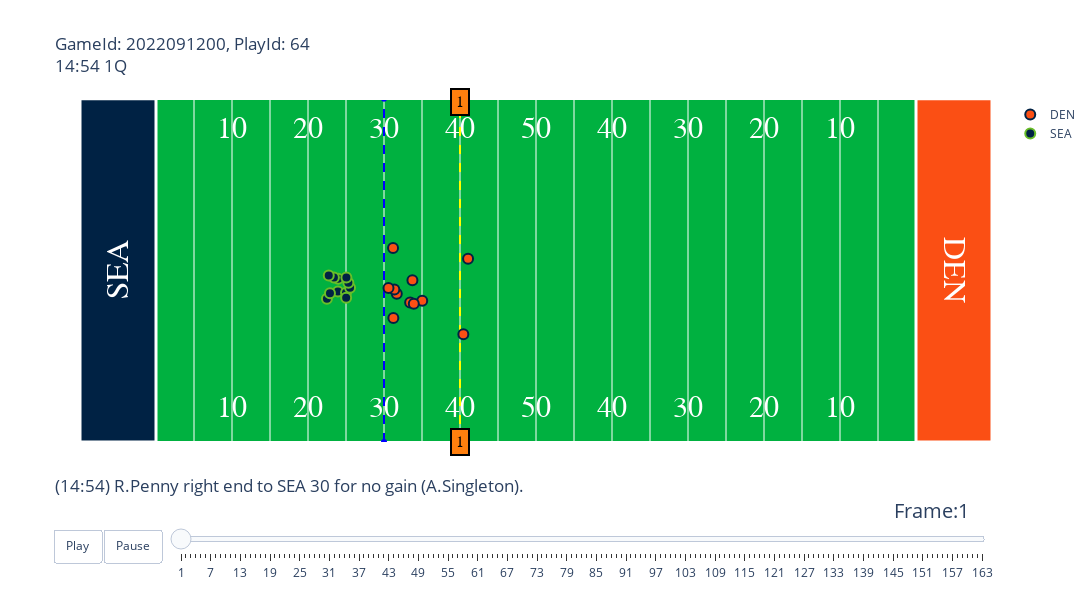

Notebook cell for this chart:
### Code cell
animate.animate_play(games, tracking_df, play_df, players, gid, pid)

### Figure 1 — Plotly figure (JSON) as saved in the notebook; plotly's stock layout.template omitted (floating-point values rounded to 4 significant figures)
{"data": [{"hoverinfo": "none", "mode": "text", "showlegend": false, "text": ["10", "20", "30", "40", "50", "40", "30", "20", "10"], "textfont": {"color": "#ffffff", "family": "Courier New, monospace", "size": 30}, "type": "scatter", "x": [20, 30, 40, 50, 60, 70, 80, 90, 100], "y": [5, 5, 5, 5, 5, 5, 5, 5, 5]}, {"hoverinfo": "none", "mode": "text", "showlegend": false, "text": ["10", "20", "30", "40", "50", "40", "30", "20", "10"], "textfont": {"color": "#ffffff", "family": "Courier New, monospace", "size": 30}, "type": "scatter", "x": [20, 30, 40, 50, 60, 70, 80, 90, 100], "y": [48.5, 48.5, 48.5, 48.5, 48.5, 48.5, 48.5, 48.5, 48.5]}, {"hoverinfo": "none", "line": {"color": "blue", "dash": "dash"}, "showlegend": false, "type": "scatter", "x": [40, 40], "y": [0, 53.5]}, {"hoverinfo": "none", "line": {"color": "yellow", "dash": "dash"}, "showlegend": false, "type": "scatter", "x": [50, 50], "y": [0, 53.5]}, {"fill": "toself", "fillcolor": "#002244", "hoverinfo": "skip", "line": {"color": "white", "width": 3}, "mode": "lines", "opacity": 1, "showlegend": false, "type": "scatter", "x": [0, 0, 10, 10, 0], "y": [0, 53.5, 53.5, 0, 0]}, {"fill": "toself", "fillcolor": "#FB4F14", "hoverinfo": "skip", "line": {"color": "white", "width": 3}, "mode": "lines", "opacity": 1, "showlegend": false, "type": "scatter", "x": [110, 110, 120, 120, 110], "y": [0, 53.5, 53.5, 0, 0]}, {"hoverinfo": "text", "hovertext": ["nflId:35459<br>displayName:Kareem Jackson<br>Player Speed:1.611 MPH", "nflId:42393<br>displayName:Ronald Darby<br>Player Speed:3.109 MPH", "nflId:42403<br>displayName:Randy Gregory<br>Player Speed:0.962 MPH", "nflId:42826<br>displayName:DeShawn Williams<br>Player Speed:0.134 MPH", "nflId:42929<br>displayName:Alex Singleton<br>Player Speed:1.275 MPH", "nflId:43387<br>displayName:Justin Simmons<br>Player Speed:0.582 MPH", "nflId:45011<br>displayName:D.J. Jones<br>Player Speed:0.045 MPH", "nflId:46074<br>displayName:Bradley Chubb<br>Player Speed:0.268 MPH", "nflId:47854<br>displayName:Dre'Mont Jones<br>Player Speed:0.38 MPH", "nflId:52706<br>displayName:Jonas Griffith<br>Player Speed:0.492 MPH", "nflId:53438<br>displayName:Patrick Surtain<br>Player Speed:5.324 MPH"], "marker": {"color": "#FB4F14", "line": {"color": "#002244", "width": 2}, "size": 10}, "mode": "markers", "name": "DEN", "type": "scatter", "x": [51.06, 45.03, 41.23, 41.68, 43.74, 50.44, 41.36, 41.19, 40.59, 43.44, 43.92], "y": [28.55, 22.02, 19.31, 23.09, 25.21, 16.8, 23.75, 30.22, 23.99, 21.74, 21.53]}, {"hoverinfo": "text", "hovertext": ["nflId:39987<br>displayName:Geno Smith<br>Player Speed:0.693 MPH", "nflId:41310<br>displayName:Gabe Jackson<br>Player Speed:1.7 MPH", "nflId:42412<br>displayName:Tyler Lockett<br>Player Speed:5.973 MPH", "nflId:43537<br>displayName:Austin Blythe<br>Player Speed:3.4 MPH", "nflId:46096<br>displayName:Rashaad Penny<br>Player Speed:1.767 MPH", "nflId:46189<br>displayName:Will Dissly<br>Player Speed:0.984 MPH", "nflId:47803<br>displayName:Noah Fant<br>Player Speed:2.729 MPH", "nflId:47847<br>displayName:DK Metcalf<br>Player Speed:6.465 MPH", "nflId:47907<br>displayName:Phil Haynes<br>Player Speed:2.394 MPH", "nflId:54474<br>displayName:Charles Cross<br>Player Speed:2.841 MPH", "nflId:54537<br>displayName:Abraham Lucas<br>Player Speed:2.796 MPH"], "marker": {"color": "#002244", "line": {"color": "#69BE28", "width": 2}, "size": 10}, "mode": "markers", "name": "SEA", "type": "scatter", "x": [33.94, 35, 32.49, 35.53, 32.89, 33.97, 33.41, 32.73, 35.31, 35.05, 35.02], "y": [23.46, 23.25, 22.32, 24.05, 23.2, 25.45, 25.62, 25.94, 24.83, 25.65, 22.47]}], "layout": {"annotations": [{"align": "center", "bgcolor": "#ff7f0e", "bordercolor": "black", "borderpad": 4, "borderwidth": 2, "font": {"color": "black", "family": "Courier New, monospace", "size": 16}, "opacity": 1, "showarrow": false, "text": "1", "x": 50, "y": 0}, {"align": "center", "bgcolor": "#ff7f0e", "bordercolor": "black", "borderpad": 4, "borderwidth": 2, "font": {"color": "black", "family": "Courier New, monospace", "size": 16}, "opacity": 1, "showarrow": false, "text": "1", "x": 50, "y": 53}, {"font": {"color": "White", "family": "Courier New, monospace", "size": 32}, "showarrow": false, "text": "SEA", "textangle": -90, "x": 5, "y": 26.75}, {"font": {"color": "White", "family": "Courier New, monospace", "size": 32}, "showarrow": false, "text": "DEN", "textangle": 90, "x": 115, "y": 26.75}], "autosize": false, "height": 600, "plot_bgcolor": "#00B140", "sliders": [{"active": 0, "currentvalue": {"font": {"size": 20}, "prefix": "Frame:", "visible": true, "xanchor": "right"}, "len": 0.9, "pad": {"b": 10, "t": 50}, "steps": [{"args": [[1], {"frame": {"duration": 100, "redraw": false}, "mode": "immediate", "transition": {"duration": 0}}], "label": "1", "method": "animate"}, {"args": [[2], {"frame": {"duration": 100, "redraw": false}, "mode": "immediate", "transition": {"duration": 0}}], "label": "2", "method": "animate"}, {"args": [[3], {"frame": {"duration": 100, "redraw": false}, "mode": "immediate", "transition": {"duration": 0}}], "label": "3", "method": "animate"}, {"args": [[4], {"frame": {"duration": 100, "redraw": false}, "mode": "immediate", "transition": {"duration": 0}}], "label": "4", "method": "animate"}, {"args": [[5], {"frame": {"duration": 100, "redraw": false}, "mode": "immediate", "transition": {"duration": 0}}], "label": "5", "method": "animate"}, {"args": [[6], {"frame": {"duration": 100, "redraw": false}, "mode": "immediate", "transition": {"duration": 0}}], "label": "6", "method": "animate"}, {"args": [[7], {"frame": {"duration": 100, "redraw": false}, "mode": "immediate", "transition": {"duration": 0}}], "label": "7", "method": "animate"}, {"args": [[8], {"frame": {"duration": 100, "redraw": false}, "mode": "immediate", "transition": {"duration": 0}}], "label": "8", "method": "animate"}, {"args": [[9], {"frame": {"duration": 100, "redraw": false}, "mode": "immediate", "transition": {"duration": 0}}], "label": "9", "method": "animate"}, {"args": [[10], {"frame": {"duration": 100, "redraw": false}, "mode": "immediate", "transition": {"duration": 0}}], "label": "10", "method": "animate"}, {"args": [[11], {"frame": {"duration": 100, "redraw": false}, "mode": "immediate", "transition": {"duration": 0}}], "label": "11", "method": "animate"}, {"args": [[12], {"frame": {"duration": 100, "redraw": false}, "mode": "immediate", "transition": {"duration": 0}}], "label": "12", "method": "animate"}, {"args": [[13], {"frame": {"duration": 100, "redraw": false}, "mode": "immediate", "transition": {"duration": 0}}], "label": "13", "method": "animate"}, {"args": [[14], {"frame": {"duration": 100, "redraw": false}, "mode": "immediate", "transition": {"duration": 0}}], "label": "14", "method": "animate"}, {"args": [[15], {"frame": {"duration": 100, "redraw": false}, "mode": "immediate", "transition": {"duration": 0}}], "label": "15", "method": "animate"}, {"args": [[16], {"frame": {"duration": 100, "redraw": false}, "mode": "immediate", "transition": {"duration": 0}}], "label": "16", "method": "animate"}, {"args": [[17], {"frame": {"duration": 100, "redraw": false}, "mode": "immediate", "transition": {"duration": 0}}], "label": "17", "method": "animate"}, {"args": [[18], {"frame": {"duration": 100, "redraw": false}, "mode": "immediate", "transition": {"duration": 0}}], "label": "18", "method": "animate"}, {"args": [[19], {"frame": {"duration": 100, "redraw": false}, "mode": "immediate", "transition": {"duration": 0}}], "label": "19", "method": "animate"}, {"args": [[20], {"frame": {"duration": 100, "redraw": false}, "mode": "immediate", "transition": {"duration": 0}}], "label": "20", "method": "animate"}, {"args": [[21], {"frame": {"duration": 100, "redraw": false}, "mode": "immediate", "transition": {"duration": 0}}], "label": "21", "method": "animate"}, {"args": [[22], {"frame": {"duration": 100, "redraw": false}, "mode": "immediate", "transition": {"duration": 0}}], "label": "22", "method": "animate"}, {"args": [[23], {"frame": {"duration": 100, "redraw": false}, "mode": "immediate", "transition": {"duration": 0}}], "label": "23", "method": "animate"}, {"args": [[24], {"frame": {"duration": 100, "redraw": false}, "mode": "immediate", "transition": {"duration": 0}}], "label": "24", "method": "animate"}, {"args": [[25], {"frame": {"duration": 100, "redraw": false}, "mode": "immediate", "transition": {"duration": 0}}], "label": "25", "method": "animate"}, {"args": [[26], {"frame": {"duration": 100, "redraw": false}, "mode": "immediate", "transition": {"duration": 0}}], "label": "26", "method": "animate"}, {"args": [[27], {"frame": {"duration": 100, "redraw": false}, "mode": "immediate", "transition": {"duration": 0}}], "label": "27", "method": "animate"}, {"args": [[28], {"frame": {"duration": 100, "redraw": false}, "mode": "immediate", "transition": {"duration": 0}}], "label": "28", "method": "animate"}, {"args": [[29], {"frame": {"duration": 100, "redraw": false}, "mode": "immediate", "transition": {"duration": 0}}], "label": "29", "method": "animate"}, {"args": [[30], {"frame": {"duration": 100, "redraw": false}, "mode": "immediate", "transition": {"duration": 0}}], "label": "30", "method": "animate"}, {"args": [[31], {"frame": {"duration": 100, "redraw": false}, "mode": "immediate", "transition": {"duration": 0}}], "label": "31", "method": "animate"}, {"args": [[32], {"frame": {"duration": 100, "redraw": false}, "mode": "immediate", "transition": {"duration": 0}}], "label": "32", "method": "animate"}, {"args": [[33], {"frame": {"duration": 100, "redraw": false}, "mode": "immediate", "transition": {"duration": 0}}], "label": "33", "method": "animate"}, {"args": [[34], {"frame": {"duration": 100, "redraw": false}, "mode": "immediate", "transition": {"duration": 0}}], "label": "34", "method": "animate"}, {"args": [[35], {"frame": {"duration": 100, "redraw": false}, "mode": "immediate", "transition": {"duration": 0}}], "label": "35", "method": "animate"}, {"args": [[36], {"frame": {"duration": 100, "redraw": false}, "mode": "immediate", "transition": {"duration": 0}}], "label": "36", "method": "animate"}, {"args": [[37], {"frame": {"duration": 100, "redraw": false}, "mode": "immediate", "transition": {"duration": 0}}], "label": "37", "method": "animate"}, {"args": [[38], {"frame": {"duration": 100, "redraw": false}, "mode": "immediate", "transition": {"duration": 0}}], "label": "38", "method": "animate"}, {"args": [[39], {"frame": {"duration": 100, "redraw": false}, "mode": "immediate", "transition": {"duration": 0}}], "label": "39", "method": "animate"}, {"args": [[40], {"frame": {"duration": 100, "redraw": false}, "mode": "immediate", "transition": {"duration": 0}}], "label": "40", "method": "animate"}, {"args": [[41], {"frame": {"duration": 100, "redraw": false}, "mode": "immediate", "transition": {"duration": 0}}], "label": "41", "method": "animate"}, {"args": [[42], {"frame": {"duration": 100, "redraw": false}, "mode": "immediate", "transition": {"duration": 0}}], "label": "42", "method": "animate"}, {"args": [[43], {"frame": {"duration": 100, "redraw": false}, "mode": "immediate", "transition": {"duration": 0}}], "label": "43", "method": "animate"}, {"args": [[44], {"frame": {"duration": 100, "redraw": false}, "mode": "immediate", "transition": {"duration": 0}}], "label": "44", "method": "animate"}, {"args": [[45], {"frame": {"duration": 100, "redraw": false}, "mode": "immediate", "transition": {"duration": 0}}], "label": "45", "method": "animate"}, {"args": [[46], {"frame": {"duration": 100, "redraw": false}, "mode": "immediate", "transition": {"duration": 0}}], "label": "46", "method": "animate"}, {"args": [[47], {"frame": {"duration": 100, "redraw": false}, "mode": "immediate", "transition": {"duration": 0}}], "label": "47", "method": "animate"}, {"args": [[48], {"frame": {"duration": 100, "redraw": false}, "mode": "immediate", "transition": {"duration": 0}}], "label": "48", "method": "animate"}, {"args": [[49], {"frame": {"duration": 100, "redraw": false}, "mode": "immediate", "transition": {"duration": 0}}], "label": "49", "method": "animate"}, {"args": [[50], {"frame": {"duration": 100, "redraw": false}, "mode": "immediate", "transition": {"duration": 0}}], "label": "50", "method": "animate"}, {"args": [[51], {"frame": {"duration": 100, "redraw": false}, "mode": "immediate", "transition": {"duration": 0}}], "label": "51", "method": "animate"}, {"args": [[52], {"frame": {"duration": 100, "redraw": false}, "mode": "immediate", "transition": {"duration": 0}}], "label": "52", "method": "animate"}, {"args": [[53], {"frame": {"duration": 100, "redraw": false}, "mode": "immediate", "transition": {"duration": 0}}], "label": "53", "method": "animate"}, {"args": [[54], {"frame": {"duration": 100, "redraw": false}, "mode": "immediate", "transition": {"duration": 0}}], "label": "54", "method": "animate"}, {"args": [[55], {"frame": {"duration": 100, "redraw": false}, "mode": "immediate", "transition": {"duration": 0}}], "label": "55", "method": "animate"}, {"args": [[56], {"frame": {"duration": 100, "redraw": false}, "mode": "immediate", "transition": {"duration": 0}}], "label": "56", "method": "animate"}, {"args": [[57], {"frame": {"duration": 100, "redraw": false}, "mode": "immediate", "transition": {"duration": 0}}], "label": "57", "method": "animate"}, {"args": [[58], {"frame": {"duration": 100, "redraw": false}, "mode": "immediate", "transition": {"duration": 0}}], "label": "58", "method": "animate"}, {"args": [[59], {"frame": {"duration": 100, "redraw": false}, "mode": "immediate", "transition": {"duration": 0}}], "label": "59", "method": "animate"}, {"args": [[60], {"frame": {"duration": 100, "redraw": false}, "mode": "immediate", "transition": {"duration": 0}}], "label": "60", "method": "animate"}, {"args": [[61], {"frame": {"duration": 100, "redraw": false}, "mode": "immediate", "transition": {"duration": 0}}], "label": "61", "method": "animate"}, {"args": [[62], {"frame": {"duration": 100, "redraw": false}, "mode": "immediate", "transition": {"duration": 0}}], "label": "62", "method": "animate"}, {"args": [[63], {"frame": {"duration": 100, "redraw": false}, "mode": "immediate", "transition": {"duration": 0}}], "label": "63", "method": "animate"}, {"args": [[64], {"frame": {"duration": 100, "redraw": false}, "mode": "immediate", "transition": {"duration": 0}}], "label": "64", "method": "animate"}, {"args": [[65], {"frame": {"duration": 100, "redraw": false}, "mode": "immediate", "transition": {"duration": 0}}], "label": "65", "method": "animate"}, {"args": [[66], {"frame": {"duration": 100, "redraw": false}, "mode": "immediate", "transition": {"duration": 0}}], "label": "66", "method": "animate"}, {"args": [[67], {"frame": {"duration": 100, "redraw": false}, "mode": "immediate", "transition": {"duration": 0}}], "label": "67", "method": "animate"}, {"args": [[68], {"frame": {"duration": 100, "redraw": false}, "mode": "immediate", "transition": {"duration": 0}}], "label": "68", "method": "animate"}, {"args": [[69], {"frame": {"duration": 100, "redraw": false}, "mode": "immediate", "transition": {"duration": 0}}], "label": "69", "method": "animate"}, {"args": [[70], {"frame": {"duration": 100, "redraw": false}, "mode": "immediate", "transition": {"duration": 0}}], "label": "70", "method": "animate"}, {"args": [[71], {"frame": {"duration": 100, "redraw": false}, "mode": "immediate", "transition": {"duration": 0}}], "label": "71", "method": "animate"}, {"args": [[72], {"frame": {"duration": 100, "redraw": false}, "mode": "immediate", "transition": {"duration": 0}}], "label": "72", "method": "animate"}, {"args": [[73], {"frame": {"duration": 100, "redraw": false}, "mode": "immediate", "transition": {"duration": 0}}], "label": "73", "method": "animate"}, {"args": [[74], {"frame": {"duration": 100, "redraw": false}, "mode": "immediate", "transition": {"duration": 0}}], "label": "74", "method": "animate"}, {"args": [[75], {"frame": {"duration": 100, "redraw": false}, "mode": "immediate", "transition": {"duration": 0}}], "label": "75", "method": "animate"}, {"args": [[76], {"frame": {"duration": 100, "redraw": false}, "mode": "immediate", "transition": {"duration": 0}}], "label": "76", "method": "animate"}, {"args": [[77], {"frame": {"duration": 100, "redraw": false}, "mode": "immediate", "transition": {"duration": 0}}], "label": "77", "method": "animate"}, {"args": [[78], {"frame": {"duration": 100, "redraw": false}, "mode": "immediate", "transition": {"duration": 0}}], "label": "78", "method": "animate"}, {"args": [[79], {"frame": {"duration": 100, "redraw": false}, "mode": "immediate", "transition": {"duration": 0}}], "label": "79", "method": "animate"}, {"args": [[80], {"frame": {"duration": 100, "redraw": false}, "mode": "immediate", "transition": {"duration": 0}}], "label": "80", "method": "animate"}, {"args": [[81], {"frame": {"duration": 100, "redraw": false}, "mode": "immediate", "transition": {"duration": 0}}], "label": "81", "method": "animate"}, {"args": [[82], {"frame": {"duration": 100, "redraw": false}, "mode": "immediate", "transition": {"duration": 0}}], "label": "82", "method": "animate"}, {"args": [[83], {"frame": {"duration": 100, "redraw": false}, "mode": "immediate", "transition": {"duration": 0}}], "label": "83", "method": "animate"}, {"args": [[84], {"frame": {"duration": 100, "redraw": false}, "mode": "immediate", "transition": {"duration": 0}}], "label": "84", "method": "animate"}, {"args": [[85], {"frame": {"duration": 100, "redraw": false}, "mode": "immediate", "transition": {"duration": 0}}], "label": "85", "method": "animate"}, {"args": [[86], {"frame": {"duration": 100, "redraw": false}, "mode": "immediate", "transition": {"duration": 0}}], "label": "86", "method": "animate"}, {"args": [[87], {"frame": {"duration": 100, "redraw": false}, "mode": "immediate", "transition": {"duration": 0}}], "label": "87", "method": "animate"}, {"args": [[88], {"frame": {"duration": 100, "redraw": false}, "mode": "immediate", "transition": {"duration": 0}}], "label": "88", "method": "animate"}, {"args": [[89], {"frame": {"duration": 100, "redraw": false}, "mode": "immediate", "transition": {"duration": 0}}], "label": "89", "method": "animate"}, {"args": [[90], {"frame": {"duration": 100, "redraw": false}, "mode": "immediate", "transition": {"duration": 0}}], "label": "90", "method": "animate"}, {"args": [[91], {"frame": {"duration": 100, "redraw": false}, "mode": "immediate", "transition": {"duration": 0}}], "label": "91", "method": "animate"}, {"args": [[92], {"frame": {"duration": 100, "redraw": false}, "mode": "immediate", "transition": {"duration": 0}}], "label": "92", "method": "animate"}, {"args": [[93], {"frame": {"duration": 100, "redraw": false}, "mode": "immediate", "transition": {"duration": 0}}], "label": "93", "method": "animate"}, {"args": [[94], {"frame": {"duration": 100, "redraw": false}, "mode": "immediate", "transition": {"duration": 0}}], "label": "94", "method": "animate"}, {"args": [[95], {"frame": {"duration": 100, "redraw": false}, "mode": "immediate", "transition": {"duration": 0}}], "label": "95", "method": "animate"}, {"args": [[96], {"frame": {"duration": 100, "redraw": false}, "mode": "immediate", "transition": {"duration": 0}}], "label": "96", "method": "animate"}, {"args": [[97], {"frame": {"duration": 100, "redraw": false}, "mode": "immediate", "transition": {"duration": 0}}], "label": "97", "method": "animate"}, {"args": [[98], {"frame": {"duration": 100, "redraw": false}, "mode": "immediate", "transition": {"duration": 0}}], "label": "98", "method": "animate"}, {"args": [[99], {"frame": {"duration": 100, "redraw": false}, "mode": "immediate", "transition": {"duration": 0}}], "label": "99", "method": "animate"}, {"args": [[100], {"frame": {"duration": 100, "redraw": false}, "mode": "immediate", "transition": {"duration": 0}}], "label": "100", "method": "animate"}, {"args": [[101], {"frame": {"duration": 100, "redraw": false}, "mode": "immediate", "transition": {"duration": 0}}], "label": "101", "method": "animate"}, {"args": [[102], {"frame": {"duration": 100, "redraw": false}, "mode": "immediate", "transition": {"duration": 0}}], "label": "102", "method": "animate"}, {"args": [[103], {"frame": {"duration": 100, "redraw": false}, "mode": "immediate", "transition": {"duration": 0}}], "label": "103", "method": "animate"}, {"args": [[104], {"frame": {"duration": 100, "redraw": false}, "mode": "immediate", "transition": {"duration": 0}}], "label": "104", "method": "animate"}, {"args": [[105], {"frame": {"duration": 100, "redraw": false}, "mode": "immediate", "transition": {"duration": 0}}], "label": "105", "method": "animate"}, {"args": [[106], {"frame": {"duration": 100, "redraw": false}, "mode": "immediate", "transition": {"duration": 0}}], "label": "106", "method": "animate"}, {"args": [[107], {"frame": {"duration": 100, "redraw": false}, "mode": "immediate", "transition": {"duration": 0}}], "label": "107", "method": "animate"}, {"args": [[108], {"frame": {"duration": 100, "redraw": false}, "mode": "immediate", "transition": {"duration": 0}}], "label": "108", "method": "animate"}, {"args": [[109], {"frame": {"duration": 100, "redraw": false}, "mode": "immediate", "transition": {"duration": 0}}], "label": "109", "method": "animate"}, {"args": [[110], {"frame": {"duration": 100, "redraw": false}, "mode": "immediate", "transition": {"duration": 0}}], "label": "110", "method": "animate"}, {"args": [[111], {"frame": {"duration": 100, "redraw": false}, "mode": "immediate", "transition": {"duration": 0}}], "label": "111", "method": "animate"}, {"args": [[112], {"frame": {"duration": 100, "redraw": false}, "mode": "immediate", "transition": {"duration": 0}}], "label": "112", "method": "animate"}, {"args": [[113], {"frame": {"duration": 100, "redraw": false}, "mode": "immediate", "transition": {"duration": 0}}], "label": "113", "method": "animate"}, {"args": [[114], {"frame": {"duration": 100, "redraw": false}, "mode": "immediate", "transition": {"duration": 0}}], "label": "114", "method": "animate"}, {"args": [[115], {"frame": {"duration": 100, "redraw": false}, "mode": "immediate", "transition": {"duration": 0}}], "label": "115", "method": "animate"}, {"args": [[116], {"frame": {"duration": 100, "redraw": false}, "mode": "immediate", "transition": {"duration": 0}}], "label": "116", "method": "animate"}, {"args": [[117], {"frame": {"duration": 100, "redraw": false}, "mode": "immediate", "transition": {"duration": 0}}], "label": "117", "method": "animate"}, {"args": [[118], {"frame": {"duration": 100, "redraw": false}, "mode": "immediate", "transition": {"duration": 0}}], "label": "118", "method": "animate"}, {"args": [[119], {"frame": {"duration": 100, "redraw": false}, "mode": "immediate", "transition": {"duration": 0}}], "label": "119", "method": "animate"}, {"args": [[120], {"frame": {"duration": 100, "redraw": false}, "mode": "immediate", "transition": {"duration": 0}}], "label": "120", "method": "animate"}, {"args": [[121], {"frame": {"duration": 100, "redraw": false}, "mode": "immediate", "transition": {"duration": 0}}], "label": "121", "method": "animate"}, {"args": [[122], {"frame": {"duration": 100, "redraw": false}, "mode": "immediate", "transition": {"duration": 0}}], "label": "122", "method": "animate"}, {"args": [[123], {"frame": {"duration": 100, "redraw": false}, "mode": "immediate", "transition": {"duration": 0}}], "label": "123", "method": "animate"}, {"args": [[124], {"frame": {"duration": 100, "redraw": false}, "mode": "immediate", "transition": {"duration": 0}}], "label": "124", "method": "animate"}, {"args": [[125], {"frame": {"duration": 100, "redraw": false}, "mode": "immediate", "transition": {"duration": 0}}], "label": "125", "method": "animate"}, {"args": [[126], {"frame": {"duration": 100, "redraw": false}, "mode": "immediate", "transition": {"duration": 0}}], "label": "126", "method": "animate"}, {"args": [[127], {"frame": {"duration": 100, "redraw": false}, "mode": "immediate", "transition": {"duration": 0}}], "label": "127", "method": "animate"}, {"args": [[128], {"frame": {"duration": 100, "redraw": false}, "mode": "immediate", "transition": {"duration": 0}}], "label": "128", "method": "animate"}, {"args": [[129], {"frame": {"duration": 100, "redraw": false}, "mode": "immediate", "transition": {"duration": 0}}], "label": "129", "method": "animate"}, {"args": [[130], {"frame": {"duration": 100, "redraw": false}, "mode": "immediate", "transition": {"duration": 0}}], "label": "130", "method": "animate"}, {"args": [[131], {"frame": {"duration": 100, "redraw": false}, "mode": "immediate", "transition": {"duration": 0}}], "label": "131", "method": "animate"}, {"args": [[132], {"frame": {"duration": 100, "redraw": false}, "mode": "immediate", "transition": {"duration": 0}}], "label": "132", "method": "animate"}, {"args": [[133], {"frame": {"duration": 100, "redraw": false}, "mode": "immediate", "transition": {"duration": 0}}], "label": "133", "method": "animate"}, {"args": [[134], {"frame": {"duration": 100, "redraw": false}, "mode": "immediate", "transition": {"duration": 0}}], "label": "134", "method": "animate"}, {"args": [[135], {"frame": {"duration": 100, "redraw": false}, "mode": "immediate", "transition": {"duration": 0}}], "label": "135", "method": "animate"}, {"args": [[136], {"frame": {"duration": 100, "redraw": false}, "mode": "immediate", "transition": {"duration": 0}}], "label": "136", "method": "animate"}, {"args": [[137], {"frame": {"duration": 100, "redraw": false}, "mode": "immediate", "transition": {"duration": 0}}], "label": "137", "method": "animate"}, {"args": [[138], {"frame": {"duration": 100, "redraw": false}, "mode": "immediate", "transition": {"duration": 0}}], "label": "138", "method": "animate"}, {"args": [[139], {"frame": {"duration": 100, "redraw": false}, "mode": "immediate", "transition": {"duration": 0}}], "label": "139", "method": "animate"}, {"args": [[140], {"frame": {"duration": 100, "redraw": false}, "mode": "immediate", "transition": {"duration": 0}}], "label": "140", "method": "animate"}, {"args": [[141], {"frame": {"duration": 100, "redraw": false}, "mode": "immediate", "transition": {"duration": 0}}], "label": "141", "method": "animate"}, {"args": [[142], {"frame": {"duration": 100, "redraw": false}, "mode": "immediate", "transition": {"duration": 0}}], "label": "142", "method": "animate"}, {"args": [[143], {"frame": {"duration": 100, "redraw": false}, "mode": "immediate", "transition": {"duration": 0}}], "label": "143", "method": "animate"}, {"args": [[144], {"frame": {"duration": 100, "redraw": false}, "mode": "immediate", "transition": {"duration": 0}}], "label": "144", "method": "animate"}, {"args": [[145], {"frame": {"duration": 100, "redraw": false}, "mode": "immediate", "transition": {"duration": 0}}], "label": "145", "method": "animate"}, {"args": [[146], {"frame": {"duration": 100, "redraw": false}, "mode": "immediate", "transition": {"duration": 0}}], "label": "146", "method": "animate"}, {"args": [[147], {"frame": {"duration": 100, "redraw": false}, "mode": "immediate", "transition": {"duration": 0}}], "label": "147", "method": "animate"}, {"args": [[148], {"frame": {"duration": 100, "redraw": false}, "mode": "immediate", "transition": {"duration": 0}}], "label": "148", "method": "animate"}, {"args": [[149], {"frame": {"duration": 100, "redraw": false}, "mode": "immediate", "transition": {"duration": 0}}], "label": "149", "method": "animate"}, {"args": [[150], {"frame": {"duration": 100, "redraw": false}, "mode": "immediate", "transition": {"duration": 0}}], "label": "150", "method": "animate"}, {"args": [[151], {"frame": {"duration": 100, "redraw": false}, "mode": "immediate", "transition": {"duration": 0}}], "label": "151", "method": "animate"}, {"args": [[152], {"frame": {"duration": 100, "redraw": false}, "mode": "immediate", "transition": {"duration": 0}}], "label": "152", "method": "animate"}, {"args": [[153], {"frame": {"duration": 100, "redraw": false}, "mode": "immediate", "transition": {"duration": 0}}], "label": "153", "method": "animate"}, {"args": [[154], {"frame": {"duration": 100, "redraw": false}, "mode": "immediate", "transition": {"duration": 0}}], "label": "154", "method": "animate"}, {"args": [[155], {"frame": {"duration": 100, "redraw": false}, "mode": "immediate", "transition": {"duration": 0}}], "label": "155", "method": "animate"}, {"args": [[156], {"frame": {"duration": 100, "redraw": false}, "mode": "immediate", "transition": {"duration": 0}}], "label": "156", "method": "animate"}, {"args": [[157], {"frame": {"duration": 100, "redraw": false}, "mode": "immediate", "transition": {"duration": 0}}], "label": "157", "method": "animate"}, {"args": [[158], {"frame": {"duration": 100, "redraw": false}, "mode": "immediate", "transition": {"duration": 0}}], "label": "158", "method": "animate"}, {"args": [[159], {"frame": {"duration": 100, "redraw": false}, "mode": "immediate", "transition": {"duration": 0}}], "label": "159", "method": "animate"}, {"args": [[160], {"frame": {"duration": 100, "redraw": false}, "mode": "immediate", "transition": {"duration": 0}}], "label": "160", "method": "animate"}, {"args": [[161], {"frame": {"duration": 100, "redraw": false}, "mode": "immediate", "transition": {"duration": 0}}], "label": "161", "method": "animate"}, {"args": [[162], {"frame": {"duration": 100, "redraw": false}, "mode": "immediate", "transition": {"duration": 0}}], "label": "162", "method": "animate"}, {"args": [[163], {"frame": {"duration": 100, "redraw": false}, "mode": "immediate", "transition": {"duration": 0}}], "label": "163", "method": "animate"}], "transition": {"duration": 300, "easing": "cubic-in-out"}, "x": 0.1, "xanchor": "left", "y": 0, "yanchor": "top"}], "title": {"text": "GameId: 2022091200, PlayId: 64<br>14:54 1Q<br><br><br><br><br><br><br><br><br><br><br><br><br><br><br><br><br><br><br>(14:54) R.Penny right end to SEA 30 for no gain (A.Singleton)."}, "updatemenus": [{"buttons": [{"args": [null, {"frame": {"duration": 100, "redraw": false}, "fromcurrent": true, "transition": {"duration": 0}}], "label": "Play", "method": "animate"}, {"args": [[null], {"frame": {"duration": 0, "redraw": false}, "mode": "immediate", "transition": {"duration": 0}}], "label": "Pause", "method": "animate"}], "direction": "left", "pad": {"r": 10, "t": 87}, "showactive": false, "type": "buttons", "x": 0.1, "xanchor": "right", "y": 0, "yanchor": "top"}], "width": 1200, "xaxis": {"autorange": false, "range": [0, 120], "showticklabels": false, "tickmode": "array", "tickvals": [10, 15, 20, 25, 30, 35, 40, 45, 50, 55, 60, 65, 70, 75, 80, 85, 90, 95, 100, 105, 110]}, "yaxis": {"autorange": false, "range": [0, 53.3], "showgrid": false, "showticklabels": false}}}
